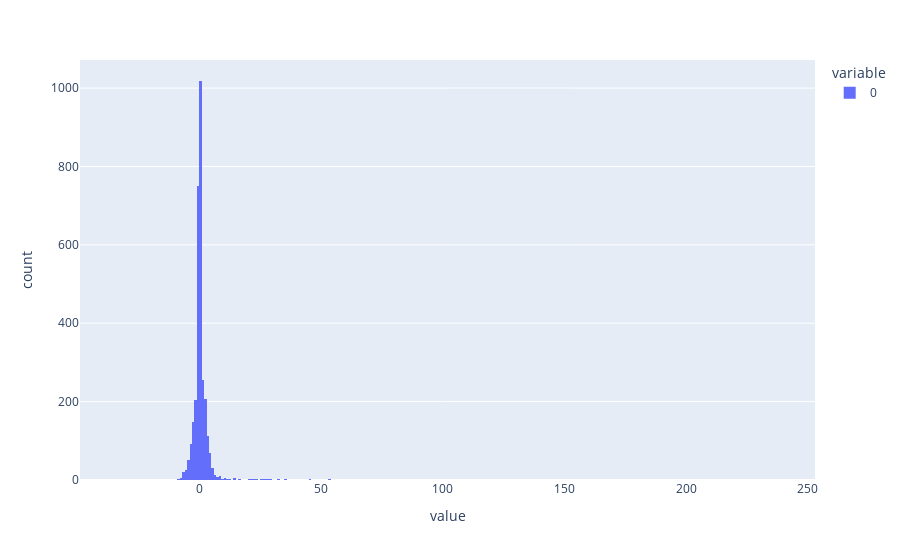

Notebook code for this chart:
### Code cell
px.histogram(all_projs.view(-1).cpu().numpy())

### Figure 1 — Plotly figure (JSON) as saved in the notebook; plotly's stock layout.template omitted (floating-point values rounded to 4 significant figures; data arrays with more than 128 entries replaced by an {"elided": "..."} marker saying what was removed)
{"data": [{"alignmentgroup": "True", "bingroup": "x", "hovertemplate": "variable=0<br>value=%{x}<br>count=%{y}<extra></extra>", "legendgroup": "0", "marker": {"color": "#636efa", "pattern": {"shape": ""}}, "name": "0", "offsetgroup": "0", "orientation": "v", "showlegend": true, "type": "histogram", "x": {"elided": "3104 float values"}, "xaxis": "x", "yaxis": "y"}], "layout": {"autosize": true, "barmode": "relative", "legend": {"title": {"text": "variable"}, "tracegroupgap": 0}, "margin": {"t": 60}, "xaxis": {"anchor": "y", "autorange": true, "domain": [0, 1], "range": [-49, 253], "title": {"text": "value"}, "type": "linear"}, "yaxis": {"anchor": "x", "autorange": true, "domain": [0, 1], "range": [0, 1072.0], "title": {"text": "count"}}}}
